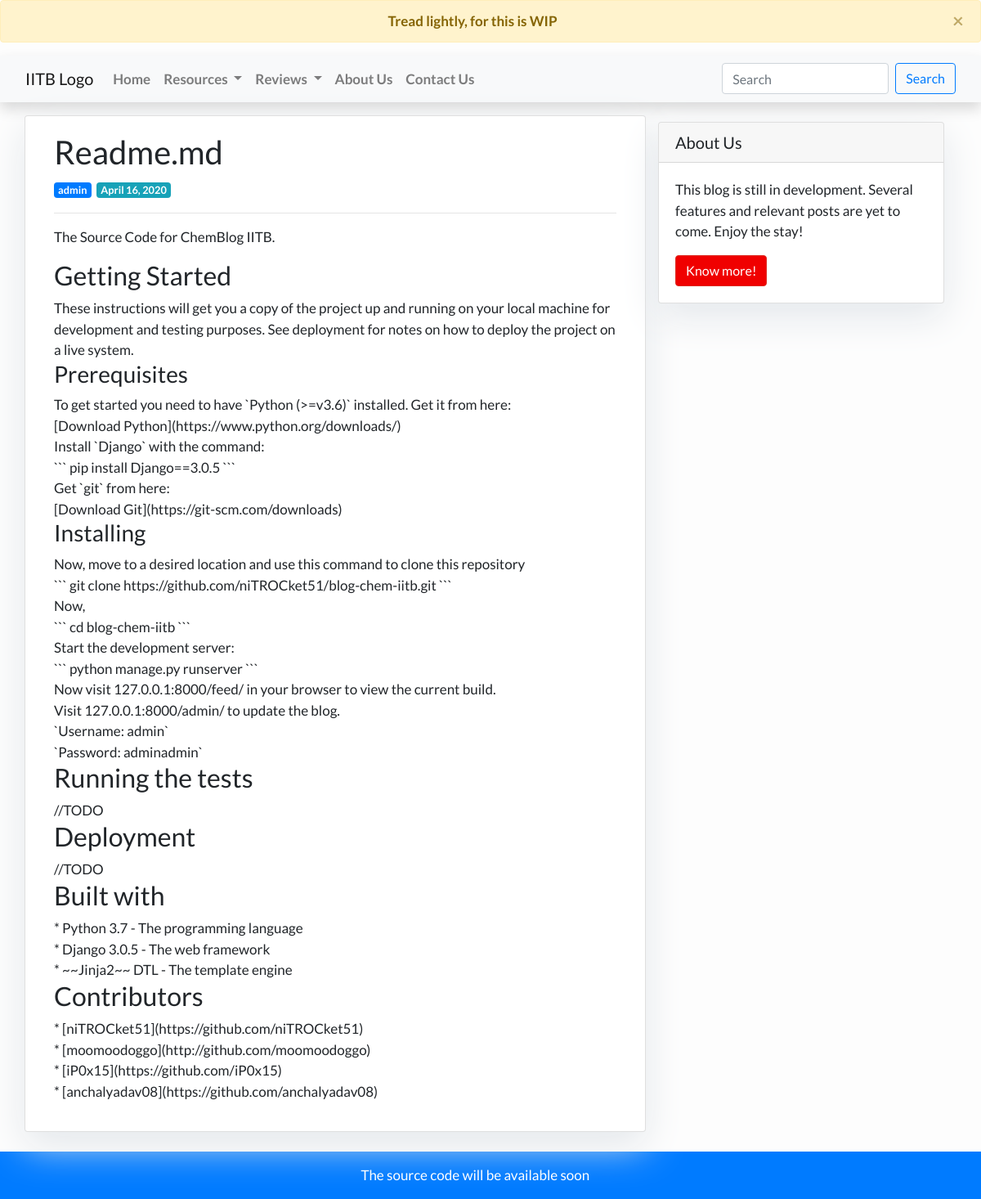
/readme/, run on the app's committed database.
### feed/models.py (models this page shows, shortened)
class Post(models.Model):
    title = models.CharField(max_length=200, unique=True)
    slug = models.SlugField(max_length=50, unique=True)
    author = models.ForeignKey(settings.AUTH_USER_MODEL, on_delete=models.CASCADE)
    content = models.TextField()
    published_date = models.DateTimeField(default=timezone.now)
    published_date_mdy = models.DateField(default=date.today)

### feed/views.py (the view)
# urls.py: path('<slug:slug>/', views.PostDetail.as_view(), name='post_detail'),
class PostDetail(generic.DetailView):
    model = Post
    template_name = 'feed/post_detail.html'

### feed/templates/feed/post_detail.html
{% extends 'feed/base.html' %} {% block content %}
<div class="container">
  <div class="row">
    <div class="col-md-8 card mb-4  mt-3 left  top">
      <div class="card-body">
        <h1>
          {% block title %} {{ object.title }} {% endblock title %}
        </h1>
          <span class="badge badge-primary">{{ post.author }}</span>&nbsp;
          <span class="badge badge-info">{{ post.published_date_mdy }}</span>
        <hr/>
        <p class="card-text">{{ object.content | safe }}</p>
      </div>
    </div>
    {% block sidebar %} {% include 'feed/sidebar.html' %} {% endblock sidebar %}
  </div>
</div>
{% endblock content %}

### feed/templates/feed/base.html (style rules this page uses)
body { font-family: "Lato", sans-serif; font-size: 17px; background-color: #fdfdfd; }

### feed/templates/feed/sidebar.html (style rules this page uses)
.card { box-shadow: 0 16px 48px #E3E7EB; }

### data on the page
Post: title "Readme.md", author "admin", published_date_mdy "April 16, 2020", content "The Source Code for ChemBlog IITB. Getting Started These instructions will get you a copy of the project up and running on your local machine for development and testing purposes. See deployment for notes on how to deploy the project on a live system. Prerequisites To get started you need to have `Python (>=v3.6)` installed. Get it from here: [Download Python](https://www.python.org/downloads/) Install `Django` with the command: ``` pip install Django==3.0.5 ``` Get `git` from here: [Download Git](https://git-scm.com/downloads) Installing Now, move to a desired location and use this command to clone this repository ``` git clone https://github.com/niTROCket51/blog-chem-iitb.git ``` Now, ```…"
